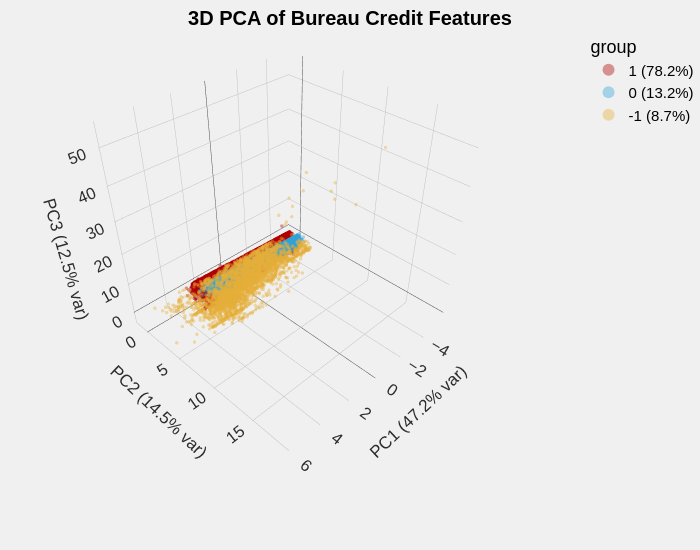

Write notebook code for a chart like this one.
### Code cell
X['group'] = labels.astype(str)
unsupervised_helper.plotly_3d_pca(X, hue_col='group')

### Figure 1 — Plotly figure (JSON) as saved in the notebook; plotly's stock layout.template omitted (floating-point values rounded to 4 significant figures; data arrays with more than 128 entries replaced by an {"elided": "..."} marker saying what was removed)
{"data": [{"hovertemplate": "color=1<br>PC1 (47.2% var)=%{x}<br>PC2 (14.5% var)=%{y}<br>PC3 (12.5% var)=%{z}<extra></extra>", "legendgroup": "1", "marker": {"color": "#b00000", "opacity": 0.4, "size": 2, "symbol": "circle"}, "mode": "markers", "name": "1 (78.2%)", "scene": "scene", "showlegend": true, "type": "scatter3d", "x": {"elided": "30999 float values"}, "y": {"elided": "30999 float values"}, "z": {"elided": "30999 float values"}}, {"hovertemplate": "color=0<br>PC1 (47.2% var)=%{x}<br>PC2 (14.5% var)=%{y}<br>PC3 (12.5% var)=%{z}<extra></extra>", "legendgroup": "0", "marker": {"color": "#30a2da", "opacity": 0.4, "size": 2, "symbol": "circle"}, "mode": "markers", "name": "0 (13.2%)", "scene": "scene", "showlegend": true, "type": "scatter3d", "x": {"elided": "5224 float values"}, "y": {"elided": "5224 float values"}, "z": {"elided": "5224 float values"}}, {"hovertemplate": "color=-1<br>PC1 (47.2% var)=%{x}<br>PC2 (14.5% var)=%{y}<br>PC3 (12.5% var)=%{z}<extra></extra>", "legendgroup": "-1", "marker": {"color": "#e5ae38", "opacity": 0.4, "size": 2, "symbol": "circle"}, "mode": "markers", "name": "-1 (8.7%)", "scene": "scene", "showlegend": true, "type": "scatter3d", "x": {"elided": "3443 float values"}, "y": {"elided": "3443 float values"}, "z": {"elided": "3443 float values"}}], "layout": {"height": 550, "legend": {"itemsizing": "constant", "title": {"text": "group"}, "tracegroupgap": 0}, "margin": {"b": 0, "l": 0, "r": 0, "t": 30}, "scene": {"camera": {"center": {"x": 0, "y": 0, "z": -0.3}, "eye": {"x": 1.5, "y": 1.5, "z": 1.5}}, "domain": {"x": [0, 1], "y": [0, 1]}, "xaxis": {"title": {"text": "PC1 (47.2% var)"}}, "yaxis": {"title": {"text": "PC2 (14.5% var)"}}, "zaxis": {"title": {"text": "PC3 (12.5% var)"}}}, "title": {"text": "3D PCA of Bureau Credit Features"}, "width": 700}}
